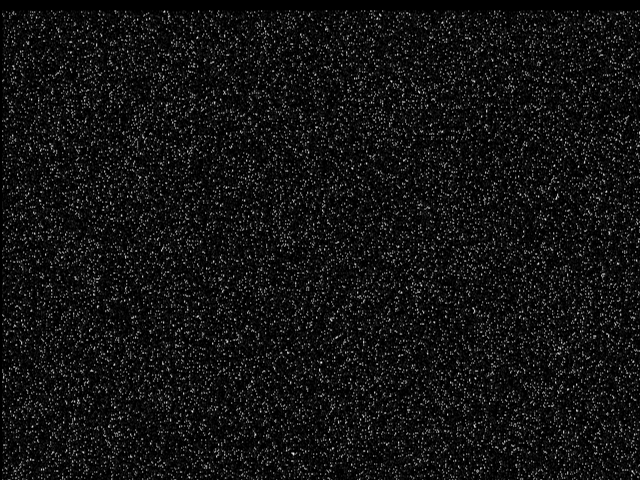
#> input picture coarse-align-x/data/snapshots/disturbed_frame.png, 640 x 480 px; its folder holds only this picture in this run
$ python -i sota_detector.py   (imports and definitions only)
#> lines starting #> are read from the running program, lines starting #| are printed output that depends on the picture; after the words box and inside, x2 and y2 are one past the last pixel; in counts of white or black regions, pixels touching at a corner belong together
#> further down, picture is the input picture: shape (480, 640); min 0, max 247, mean 18.5
### coarse-align-x/simulator/perception/preprocessing.py
"""
HORIZON Perception Preprocessing & Input Validation
==========================================================
Phase 4 UPGRADE: Multi-scale adaptive background estimation, adaptive median
filtering, and robust noise characterisation for optical camera sensor frames.

Exports:
    validate_input_frame         — strict (480, 640) uint8 enforcer
    apply_adaptive_median_filter — impulse-noise removal preserving subpixel edges
    estimate_background_statistics — robust MAD-based global bg statistics
    estimate_local_background    — per-candidate annular background model exposing
                                   bg_mean, bg_variance, local_contrast

Strict Invariant: Does not access ground truth. Validates all array inputs.
"""

from __future__ import annotations

from typing import Tuple
import cv2
import numpy as np

from simulator.perception.config import PreprocessingConfig


# ---------------------------------------------------------------------------
# 1.  Input Validation
# ---------------------------------------------------------------------------

def validate_input_frame(
    frame: object, expected_width: int = 640, expected_height: int = 480
) -> np.ndarray:
    """Rigorous input frame validation.

    Enforces:
      - Valid numpy ndarray
      - Exact dimensions (height, width) == (480, 640)
      - Single-channel grayscale (2D array, not 3D / RGB)
      - Dtype is uint8
      - Non-empty, no NaNs, no Infinities

    Returns:
        Validated 2D uint8 numpy array.

    Raises:
        ValueError / TypeError: With clear descriptive error message on violation.
    """
#> called with expected_width = 640, expected_height = 480
    if frame is None:
        raise ValueError("Input frame is None. Expected valid (480, 640) numpy array.")

    if not isinstance(frame, np.ndarray):
        raise TypeError(f"Input frame must be a numpy.ndarray, got {type(frame).__name__}")

    if frame.size == 0:
        raise ValueError("Input frame is empty (0 elements).")

    # Reject multi-channel (e.g. RGB or BGR)
    if frame.ndim != 2:
        if frame.ndim == 3 and frame.shape[2] in (3, 4):
            raise ValueError(
                f"Multi-channel RGB/RGBA frame rejected. Expected 2D grayscale ({expected_height}, {expected_width}), "
                f"got shape {frame.shape}. Convert to single-channel grayscale before passing."
            )
        raise ValueError(
            f"Invalid array dimensions: expected 2D ({expected_height}, {expected_width}), got ndim={frame.ndim} shape={frame.shape}"
        )

    # Check dimensions
    h, w = frame.shape
    if h != expected_height or w != expected_width:
        raise ValueError(
            f"Invalid frame dimensions: expected ({expected_height}, {expected_width}), got ({h}, {w})"
        )

    # Check dtype
    if frame.dtype != np.uint8:
        # Check for NaN / Inf in non-integer arrays
        if np.issubdtype(frame.dtype, np.floating):
            if np.isnan(frame).any() or np.isinf(frame).any():
                raise ValueError("Input frame contains NaN or Infinity values.")
        raise TypeError(f"Invalid frame dtype: expected uint8, got {frame.dtype}")

    return frame


# ---------------------------------------------------------------------------
# 2.  Adaptive Impulse-Noise Removal
# ---------------------------------------------------------------------------

def apply_adaptive_median_filter(
    frame: np.ndarray, config: PreprocessingConfig
) -> np.ndarray:
    """Adaptive impulse-noise (Salt & Pepper) removal filter."""
    if not config.enable_adaptive_median:
        return frame.copy()

    # Fast check: skip expensive median filter passes if frame has no S&P noise spikes
    has_sp_noise = np.any((frame == 0) | (frame == 255))
#> has_sp_noise = True
    if not has_sp_noise:
        return frame

    # Stage 1: 3×3 median — catches isolated single-pixel S&P spikes
    med3 = cv2.medianBlur(frame, 3)
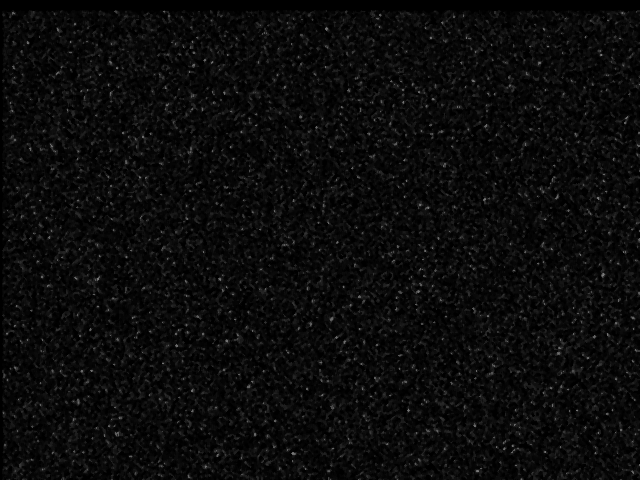
#> med3: shape (480, 640); min 0, max 123, mean 10.9
    diff3 = cv2.absdiff(frame, med3)
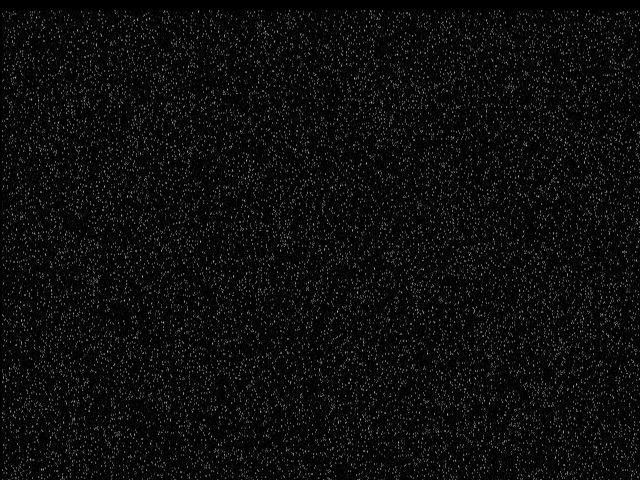
#> diff3: shape (480, 640); min 0, max 173, mean 11.8
    is_impulse = (diff3 > 40)
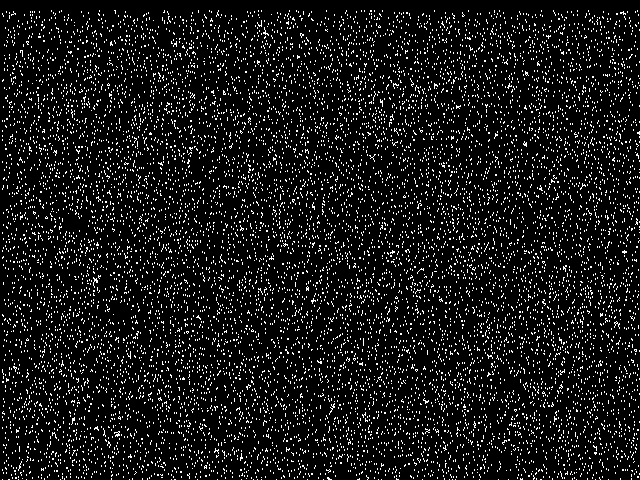
#> is_impulse: shape (480, 640) bool; 9.1% white in thin lines or dots
    denoised = np.where(is_impulse, med3, frame)

    # Stage 2: 5×5 check for dense 10% S&P clusters
    if config.max_median_window >= 5:
        med5 = cv2.medianBlur(denoised, 5)
        diff5 = cv2.absdiff(denoised, med5)
        rem_impulse = (diff5 > 30) & ((denoised <= 2) | (denoised >= 253))
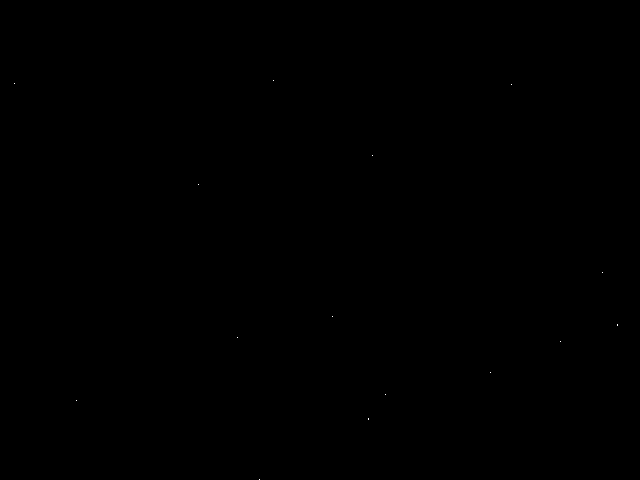
#> rem_impulse: shape (480, 640) bool; 0.01% white in thin lines or dots, all inside (x1, y1, x2, y2) = (14, 80, 618, 480)
        denoised = np.where(rem_impulse, med5, denoised)

    # Stage 3: High-density S&P morphological opening pass (paired noise pixel removal)
    num_white = np.count_nonzero(denoised == 255)
#> num_white = 0
    if num_white > 30:
        kernel = cv2.getStructuringElement(cv2.MORPH_ELLIPSE, (3, 3))
        denoised = cv2.morphologyEx(denoised, cv2.MORPH_OPEN, kernel)

    return denoised.astype(np.uint8)


# ---------------------------------------------------------------------------
# 3.  Global Background Statistics (Robust MAD)
# ---------------------------------------------------------------------------

def estimate_background_statistics(frame: np.ndarray) -> Tuple[float, float]:
    """Robust global background level and noise-floor std via MAD.

    Sparse 4-pixel stride sampling prevents the small high-intensity beacon
    from biasing the background median.

    Returns:
        Tuple of (bg_median: float, noise_std_est: float)
    """
    sample = frame[::4, ::4].astype(np.float64)
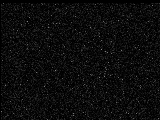
#> sample: shape (120, 160) float64; min 0, max 135, mean 11.8
    med = float(np.median(sample))
#> med = 7
    mad = float(np.median(np.abs(sample - med)))
#> mad = 7
#> (the rest of the program and of its run is left out)
